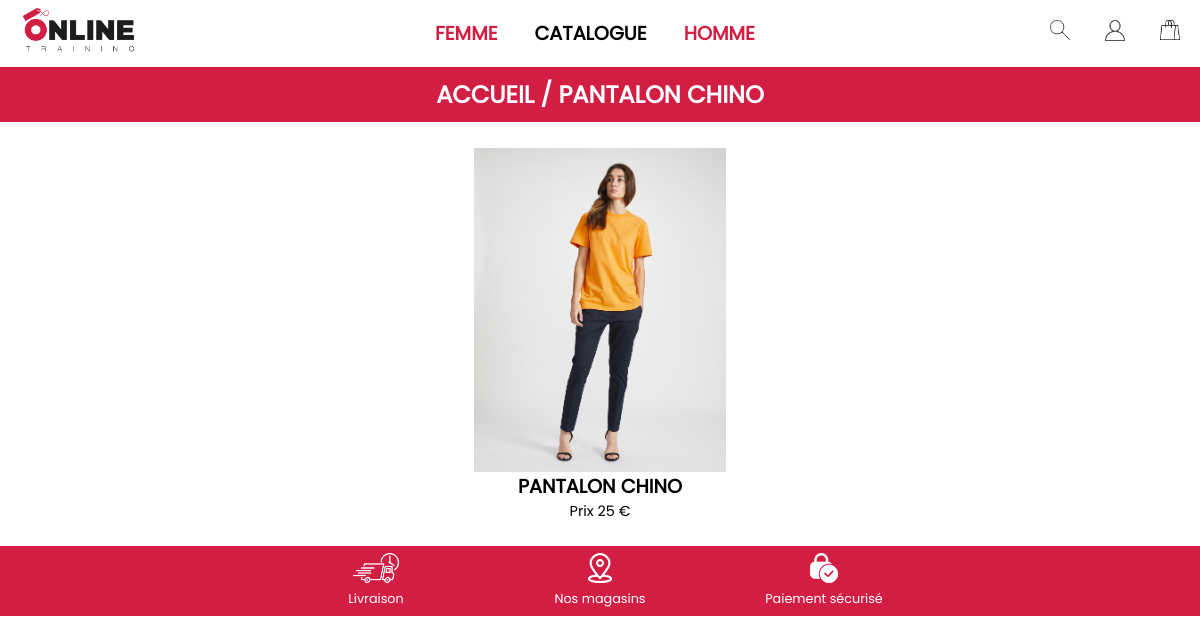
/categories.php?categories_type=Pantalon+Chino, run on an earlier commit of the app's database.
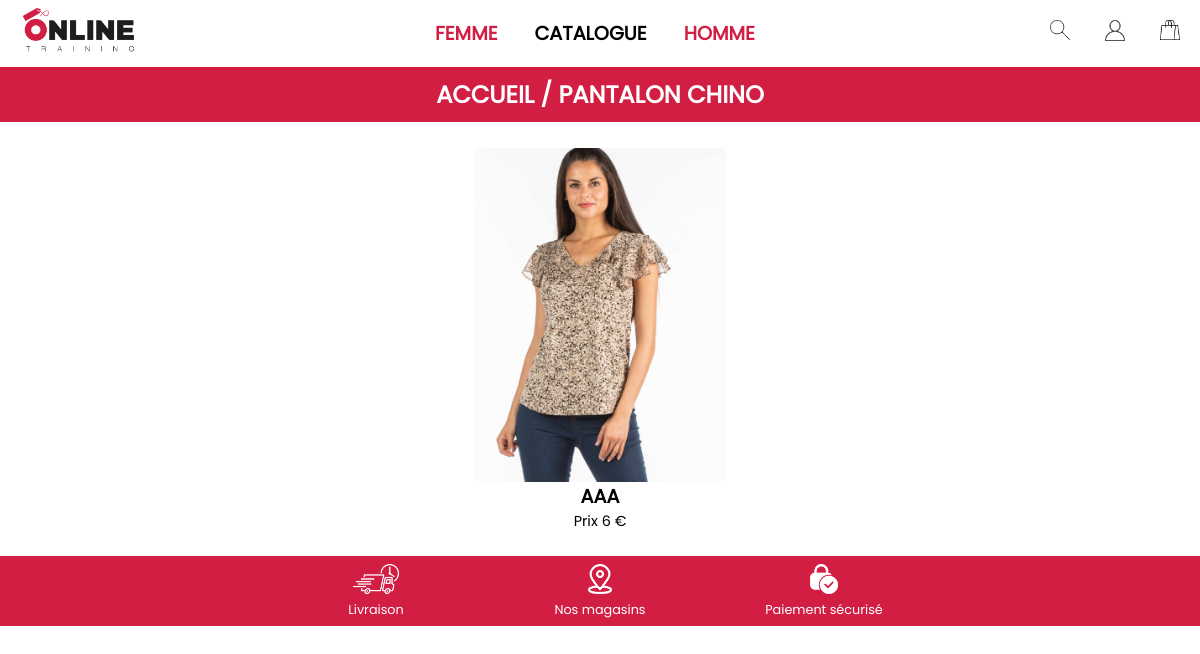
And on a later commit of the database.
### tables this page shows
CREATE TABLE `produits` (
  `id` int NOT NULL,
  `image_produit` varchar(255) NOT NULL,
  `nom_produit` varchar(255) NOT NULL,
  `genre` varchar(255) NOT NULL,
  `reference` varchar(255) NOT NULL,
  `marque` varchar(255) NOT NULL,
  `categorie_id` int NOT NULL,
  `couleur` varchar(255) NOT NULL,
  `matiere` varchar(255) NOT NULL,
  `motif` varchar(255) NOT NULL,
  `description` varchar(1000) NOT NULL,
  `taille` varchar(255) NOT NULL,
  `quantite` int NOT NULL,
  `prix_ht` varchar(255) NOT NULL
);

### src/categories.php (the view, shortened to what this page needs)
<?php
require_once("connect.php");
$categories_type = null;
if (isset($_GET['categories_type'])) {
    $categories_type = urldecode($_GET['categories_type']);
    $sql = "SELECT p.*, c.type as categorie_type
            FROM produits p
            JOIN categories c ON p.categorie_id = c.id
            WHERE c.type = :categories_type
            ORDER BY p.id DESC";
    $query = $db->prepare($sql);
    $query->bindValue(':categories_type', $categories_type, PDO::PARAM_STR);
    $query->execute();
    $produits = $query->fetchAll(PDO::FETCH_ASSOC);
} else {
    header("Location: index.php");
    exit();
}
?>
<!DOCTYPE html>
<html lang="fr">
<head>
    <link rel="stylesheet" href="css/categories/responsive-categories.css">
    <link rel="stylesheet" href="css/categories/categories.css">
    <link rel="stylesheet" href="css/navBar.css">
    <link rel="stylesheet" href="css/footer.css">
    <link rel="stylesheet" href="css/fonts/fonts.css">
</head>
<body>
    <?php include_once("templates/header.php"); ?>
    <main>
        <h1 class="categories-titre">
            <a class="h1-categories-accueil" href="index.php">Accueil</a> /
            <?php
                if (isset($categories_type)) {
                    echo $categories_type;
                }
            ?>
        </h1>
        <div class="container-categories-vetement">
            <?php foreach ($produits as $produit): ?>
            <article class="categories-vetement">
                <figure class="vetement-similaire-figure">
                    <a href="produit.php?id=<?= $produit["id"] ?>">
                        <img class="img-produit" src="<?= ($produit["image_produit"]) ?>"
                            alt="<?= ($produit["nom_produit"]) ?>">
                    </a>
                </figure>
                <p class="vetement-similaire-titre"><?= ($produit["nom_produit"]) ?></p>
                <p class="vetement-similaire-prix">Prix <?= ($produit["prix_ht"]) ?> €</p>
            </article>
            <?php endforeach; ?>
        </div>
    </main>
    <?php include_once("templates/footer.php"); ?>
</body>
</html>

What changed in the data, as far as the page shows it:
removed produits: image_produit (picture), nom_produit "PANTALON CHINO", prix_ht "25"
added produits: image_produit (picture), nom_produit "AAA", prix_ht "6"
